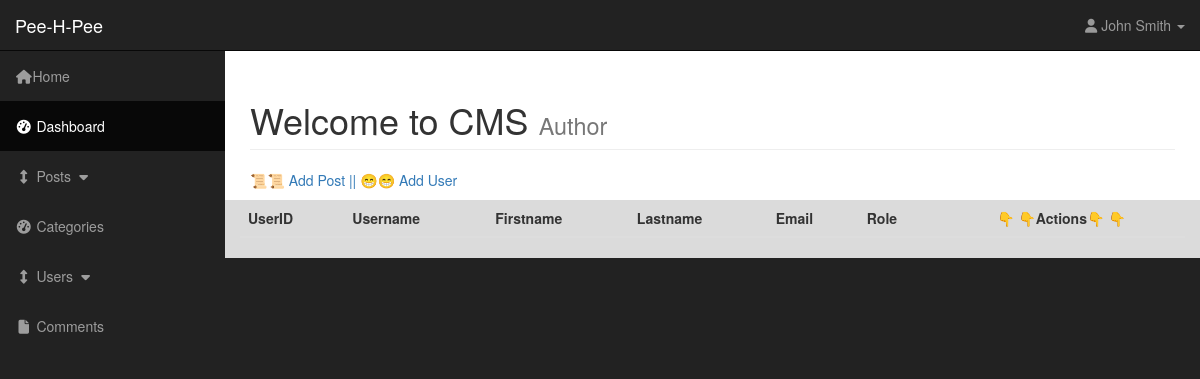
Page /admin/users.php on the earlier database version.
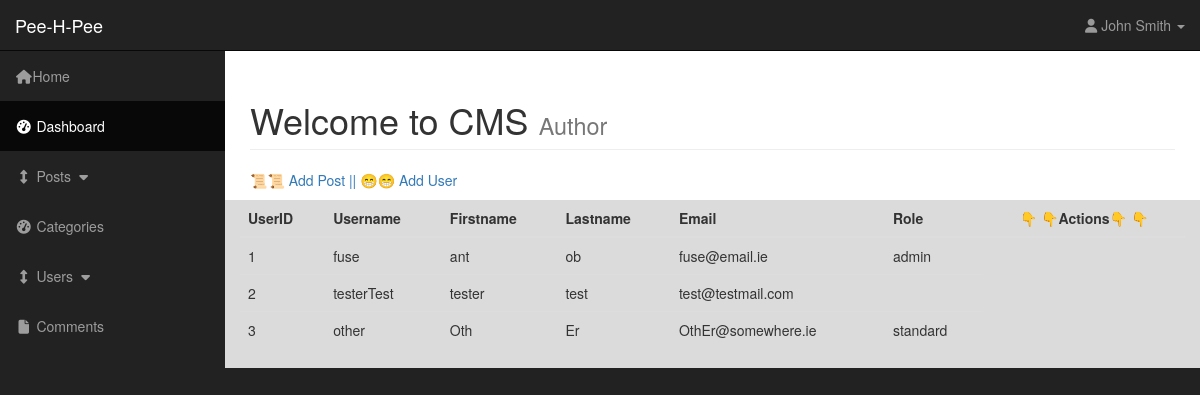
Same page on the later database version.
### tables this page shows
CREATE TABLE `users` (
  `user_id` int(3) NOT NULL,
  `username` varchar(255) NOT NULL,
  `user_password` varchar(255) NOT NULL,
  `user_firstname` varchar(255) NOT NULL,
  `user_lastname` varchar(255) NOT NULL,
  `user_email` varchar(255) NOT NULL,
  `user_image` text NOT NULL,
  `user_role` varchar(255) NOT NULL,
  `randSalt` varchar(255) NOT NULL
);

### admin/includes/view_users.php (the view, shortened to what this page needs)
<table class="table table-hover">
    <thead>
        <tr>
            <th>UserID</th>
            <th>Username</th>
            <th>Firstname</th>
            <th>Lastname</th>
            <th>Email</th>
            <th>Role</th>
            <th colspan="3" class="center-txt">👇 👇Actions👇 👇</th>
        </tr>
    </thead>
    <tbody>
        <?php
            while($row = mysqli_fetch_assoc($all_users)) {
                $user_id = $row['user_id'];
                $username = $row['username'];
                $user_firstname = $row['user_firstname'];
                $user_lastname = $row['user_lastname'];
                $user_email = $row['user_email'];
                $user_role= $row['user_role'];
                echo "<tr>";
                echo "<td>{$user_id}</td>";
                echo "<td>{$username}</td>";
                echo "<td>{$user_firstname}</td>";
                echo "<td>{$user_lastname}</td>";
                echo "<td>{$user_email}</td>";
                echo "<td>{$user_role}</td>";
                echo "</tr>";
            }
        ?>
    </tbody>
</table>

### admin/users.php (shortened to what this page needs)
<?php
    include "includes/db.php";
?>
<?php
    $query = "SELECT * FROM users";
    $all_users = mysqli_query($connection, $query);
?>
<!DOCTYPE html>
<html lang="en">
<?php
    include "includes/head.php";
?>
<body>
    <div id="wrapper">
        <?php
            include "includes/nav.php";
        ?>
        <?php
            include "includes/main.php";
        ?>
        <div class="container-fluid" id="posts-container">
            <div class="row">
                <div class="col-lg-12">
                    <?php
                        if(isset($_GET['source'])) {
                            $source = $_GET['source'];
                        } else {
                            $source = "";
                        }
                        switch($source) {
                            default:
                                include "includes/view_users.php";
                        }
                    ?>
                </div>
            </div>
        </div>
    </div>
</body>
</html>

### admin/includes/head.php (shortened to what this page needs)
<head>
    <link href="css/bootstrap.min.css" rel="stylesheet">
    <link href="css/sb-admin.css" rel="stylesheet">
    <link href="font-awesome/css/font-awesome.min.css" rel="stylesheet" type="text/css">
</head>

### admin/includes/nav.php (shortened to what this page needs)
<nav class="navbar navbar-inverse navbar-fixed-top" role="navigation">
    <div class="navbar-header">
        <a class="navbar-brand" href="../index.php">Pee-H-Pee</a>
    </div>
    <ul class="nav navbar-right top-nav">
        <li class="dropdown">
            <a href="#" class="dropdown-toggle" data-toggle="dropdown"><i class="fa fa-user"></i> John Smith <b class="caret"></b></a>
        </li>
    </ul>
    <div class="collapse navbar-collapse navbar-ex1-collapse">
        <ul class="nav navbar-nav side-nav">
            <li>
                <a href="../index.php"><i class="fa fa-fw fa-home"></i>Home</a>
            </li>
            <li class="active">
                <a href="index.php"><i class="fa fa-fw fa-dashboard"></i> Dashboard</a>
            </li>
            <li>
                <a href="javascript:;" data-toggle="collapse" data-target="#posts_dropdown"><i class="fa fa-fw fa-arrows-v"></i> Posts <i class="fa fa-fw fa-caret-down"></i></a>
            </li>
            <li>
                <a href="categories.php"><i class="fa fa-fw fa-dashboard"></i> Categories</a>
            </li>
            <li>
                <a href="javascript:;" data-toggle="collapse" data-target="#users-dropdown"><i class="fa fa-fw fa-arrows-v"></i> Users <i class="fa fa-fw fa-caret-down"></i></a>
            </li>
            <li>
                <a href="comments.php"><i class="fa fa-fw fa-file"></i> Comments</a>
            </li>
        </ul>
    </div>
</nav>

### admin/includes/main.php
<div id="page-wrapper">
    <div class="container-fluid">
        <div class="row">
            <div class="col-lg-12">
                <h1 class="page-header">
                    Welcome to CMS <small>Author</small>
                </h1>
                <a href="posts.php?source=add_post">📜📜 Add Post || </a>
                <a href="users.php?source=add_user">😁😁 Add User</a>
            </div>
        </div>
    </div>
</div>

### admin/css/sb-admin.css (style rules this page uses)
body { margin-top: 100px; background-color: #222; }
@media (min-width:768px) { body { margin-top: 50px; } }
#wrapper { padding-left: 0; }
#page-wrapper { width: 100%; padding: 0; background-color: #fff; }
.center-txt { text-align: center; }
@media (min-width:768px) { #wrapper { padding-left: 225px; } }
@media (min-width:768px) { #page-wrapper { padding: 10px; } }
.top-nav { padding: 0 15px; }
.top-nav>li { display: inline-block; float: left; }
.top-nav>li>a { padding-top: 15px; padding-bottom: 15px; line-height: 20px; color: #999; }
#cat-container, #posts-container { background-color: rgb(219, 219, 219); }
@media (min-width:768px) { .side-nav { position: fixed; top: 51px; left: 225px; width: 225px; margin-left: -225px; border: none; border-radius: 0; overflow-y: auto; background-color: #222; } }
@media (min-width:768px) { .side-nav>li>a { width: 225px; } }

Differences in the rows shown:
added users: user_id "1", username "fuse", user_firstname "ant", user_lastname "ob", user_email "fuse@email.ie", user_role "admin"
added users: user_id "2", username "testerTest", user_firstname "tester", user_lastname "test", user_email "test@testmail.com"
added users: user_id "3", username "other", user_firstname "Oth", user_lastname "Er", user_email "OthEr@somewhere.ie", user_role "standard"
